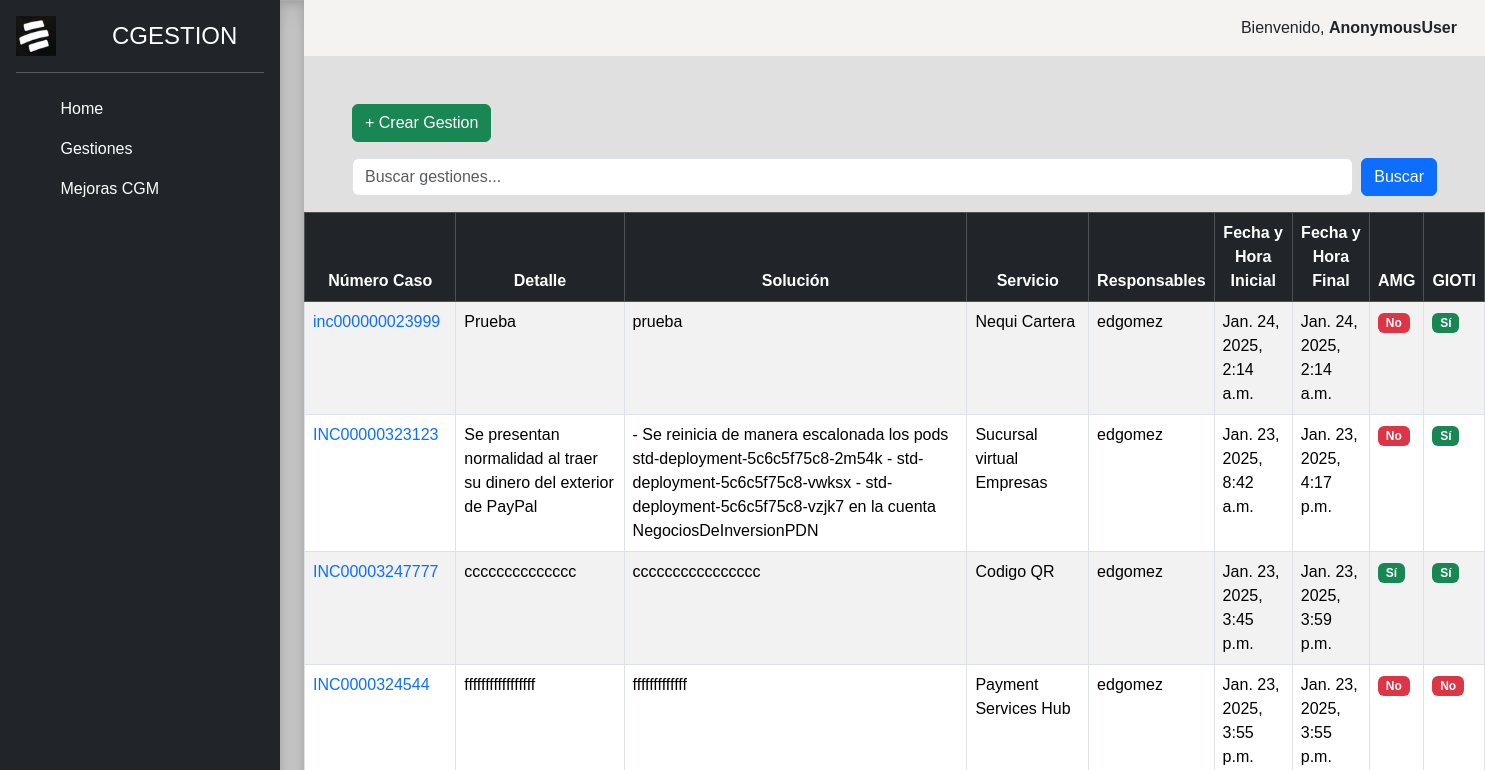
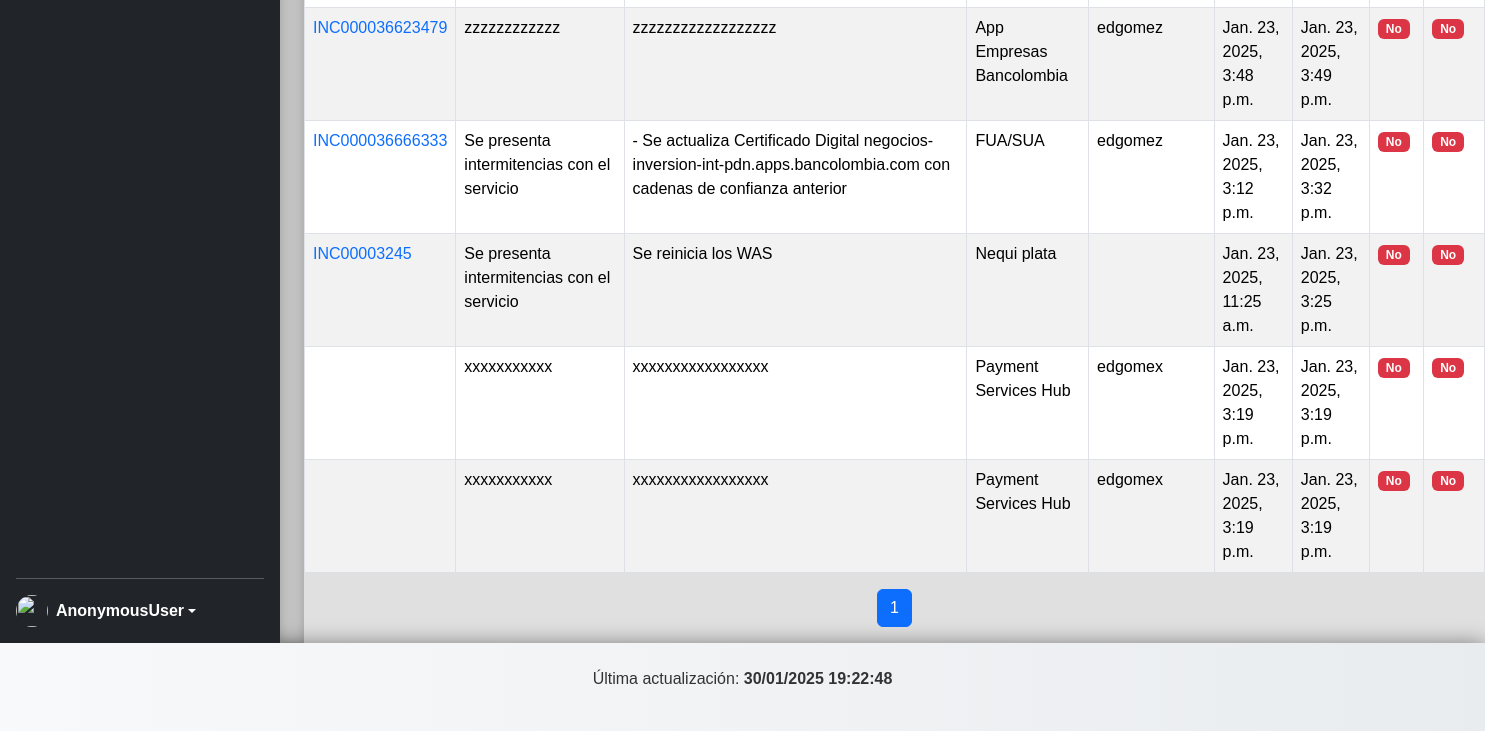
/, run on an earlier commit of the app's database (2 pictures, top to bottom).
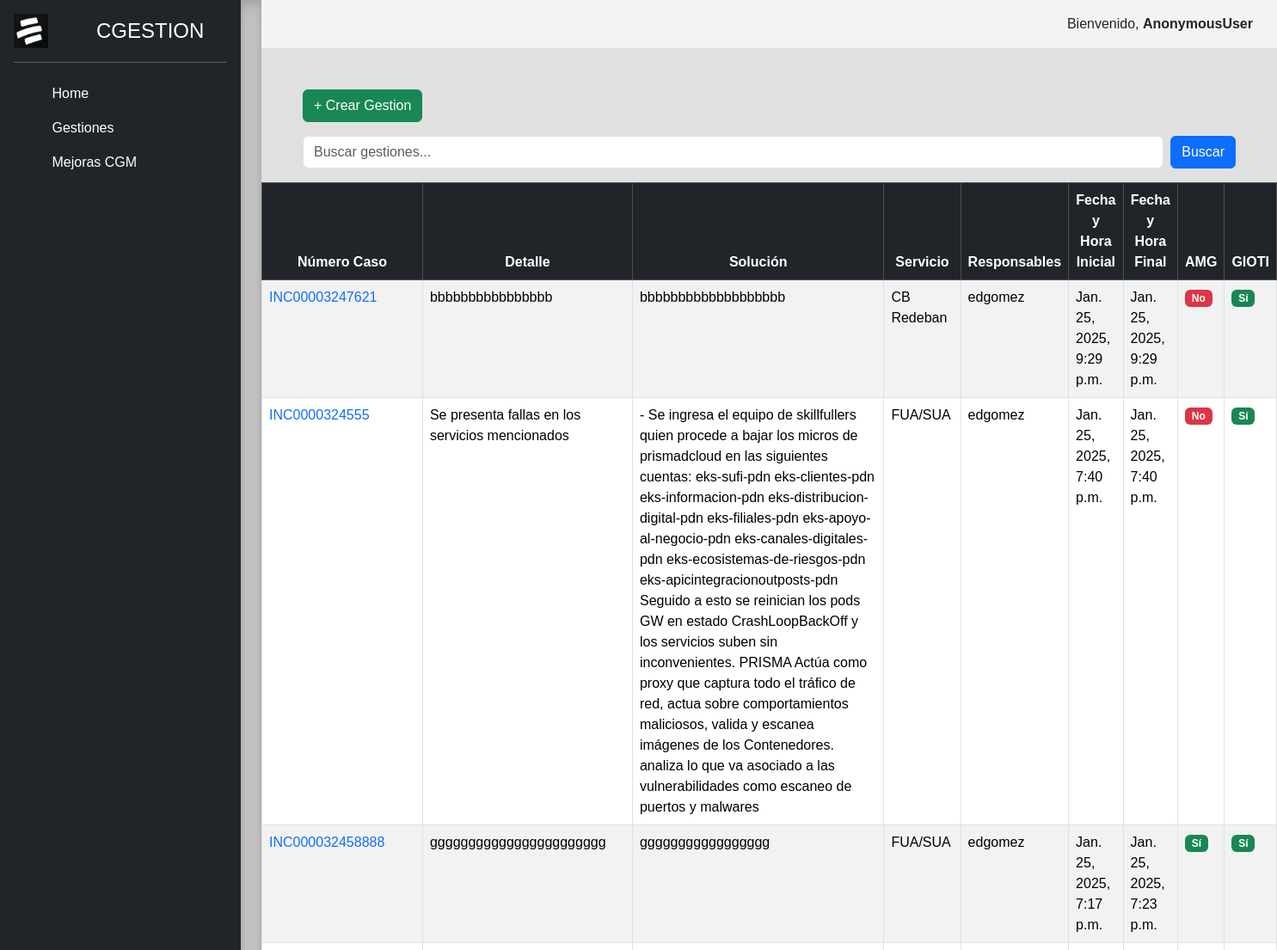
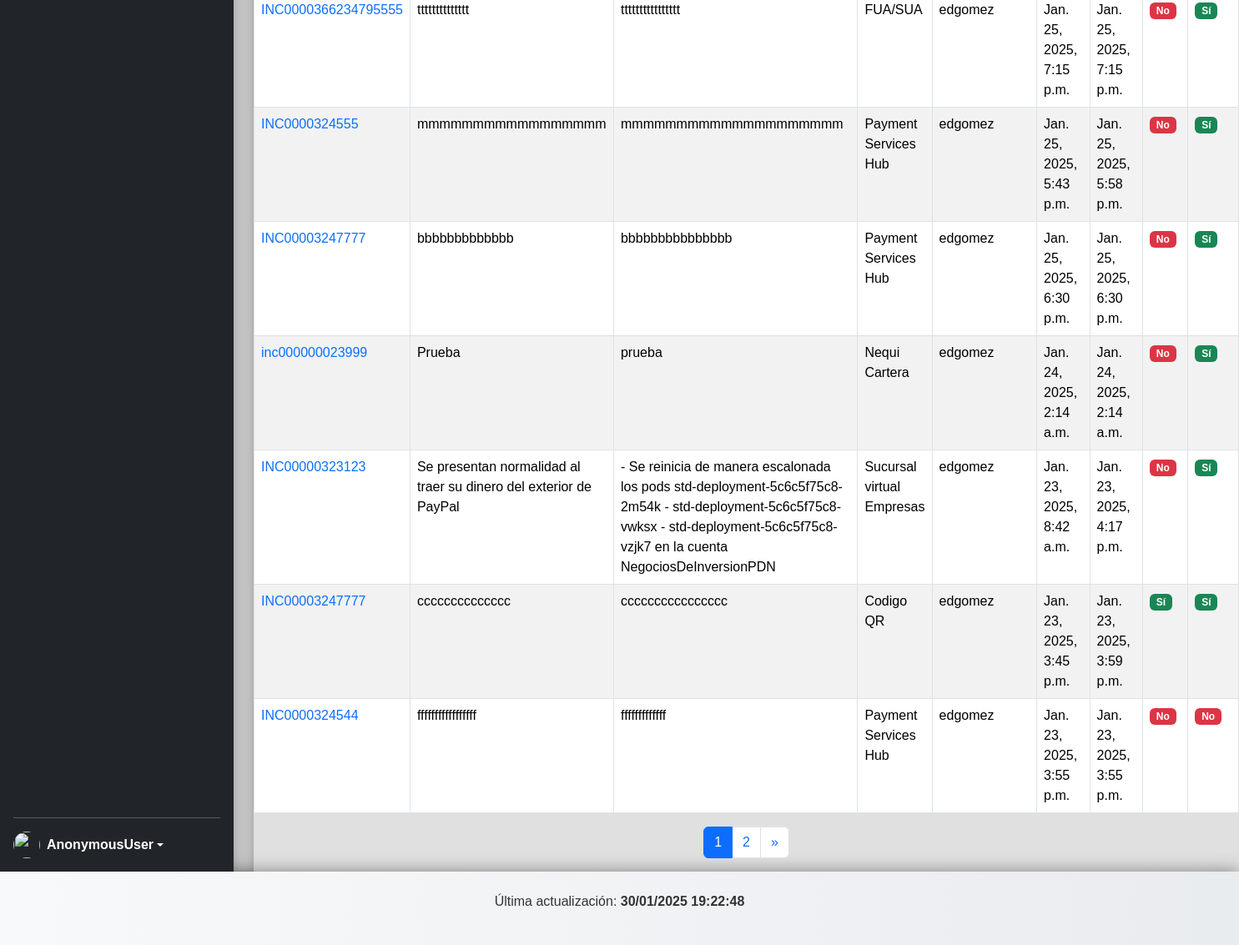
And on a later commit of the database (2 pictures, top to bottom).
### gestiones/models.py (models this page shows, shortened)
class Gestion(models.Model):
    servicio = models.CharField(max_length=250, verbose_name='Servicio')
    tipo_de_gestion = models.CharField(max_length=250, verbose_name='Tipo de gestion')
    numero_caso = models.CharField(max_length=250, verbose_name='Numero de caso')
    detectada_por = models.CharField(max_length=250, verbose_name='Detectado por')
    causado_por_certificado_digital = models.BooleanField(default=False, verbose_name='Causado por certificado digital')
    incidente_generado_por_OC = models.BooleanField(default=False, verbose_name='Incidente generado por OC')
    atribuible_a = models.CharField(max_length=30, verbose_name='Atribuible a')
    tipo_de_falla = models.CharField(max_length=30, verbose_name='Tipo de falla')
    detalle = models.TextField(verbose_name='Detalle')
    tipo_causa = models.CharField(max_length=30, verbose_name='Tipo_causa')
    causa = models.TextField(verbose_name='Causa')
    validaciones = models.TextField(verbose_name='Validaciones')
    solucion = models.TextField(verbose_name='Solucion')
    responsable_gioti = models.CharField(max_length=250, verbose_name='Responsable gioti')
    fecha_hora_inicial = models.DateTimeField("Fecha y Hora Inicial", auto_now=False, auto_now_add=False )
    fecha_hora_final = models.DateTimeField("Fecha y Hora Final", auto_now=False, auto_now_add=False)
    postular_amg = models.BooleanField(default=False, verbose_name='Postular AMG')
    gioti = models.BooleanField(default=False, verbose_name='GIOTI')
    class Meta:
        verbose_name = 'Gestion'
        verbose_name_plural = 'Gestiones'
        ordering=['-id']

### gestiones/views.py (the view)
# urls.py: path('', views.listar_gestiones, name='listar_gestiones'),  # Ruta para la raíz
def listar_gestiones(request):
    query = request.GET.get('q', '')
    gestiones = Gestion.objects.filter(
        Q(numero_caso__icontains=query) |
        Q(detalle__icontains=query) |
        Q(solucion__icontains=query) |
        Q(servicio__icontains=query) |
        Q(tipo_de_gestion__icontains=query) |
        Q(detectada_por__icontains=query) |
        Q(causado_por_certificado_digital__icontains=query) |
        Q(incidente_generado_por_OC__icontains=query) |
        Q(atribuible_a__icontains=query) |
        Q(tipo_de_falla__icontains=query) |
        Q(tipo_causa__icontains=query) |
        Q(causa__icontains=query) |
        Q(validaciones__icontains=query) |
        Q(responsable_gioti__icontains=query)
    ).order_by('-id')
    paginator = Paginator(gestiones, 10)
    page_number = request.GET.get('page')
    page_obj = paginator.get_page(page_number)
    return render(request, "listar_gestiones.html", {"page_obj": page_obj, "query": query})

### gestiones/templates/listar_gestiones.html (shortened to what this page needs)
{% extends "layout.html" %}
{% block content %}
<nav class="navbar navbar-expand-lg px-3" style="background-color: rgb(245, 242, 242);">
  <div class="container-fluid">
      <span class="navbar-text text-dark ms-auto">
          Bienvenido, <strong>{{ user }}</strong>
      </span>
  </div>
</nav>
<a href="/creargestion" class="btn btn-success mt-5 mx-5">+ Crear Gestion</a>
<form method="GET" class="d-flex my-3 mx-5">
  <input
    type="text"
    name="q"
    class="form-control me-2"
    placeholder="Buscar gestiones..."
    value="{{ query|default:'' }}"
  >
  <button type="submit" class="btn btn-primary">Buscar</button>
</form>
<div class="table-responsive">
  <table class="table table-striped table-bordered table-hover">
    <thead class="table-dark">
      <tr>
        <th class="text-center">Número Caso</th>
        <th class="text-center">Detalle</th>
        <th class="text-center">Solución</th>
        <th class="text-center">Servicio</th>
        <th class="text-center">Responsables</th>
        <th class="text-center">Fecha y Hora Inicial</th>
        <th class="text-center">Fecha y Hora Final</th>
        <th class="text-center">AMG</th>
        <th class="text-center">GIOTI</th>
      </tr>
    </thead>
    <tbody>
      {% for gestion in page_obj %}
      <tr>
        <td>
          <a href="{% url 'editar_gestion' gestion.id %}" class="text-decoration-none">
            {{ gestion.numero_caso }}
          </a>
        <td>{{ gestion.detalle }}</td>
        <td>{{ gestion.solucion }}</td>
        <td>{{ gestion.servicio }}</td>
        <td>{{ gestion.responsable_gioti }}</td>
        <td>{{ gestion.fecha_hora_inicial }}</td>
        <td>{{ gestion.fecha_hora_final }}</td>
        <td>
          {% if gestion.postular_amg %}
            <span class="badge bg-success">Sí</span>
          {% else %}
            <span class="badge bg-danger">No</span>
          {% endif %}
        </td>
        <td>
          {% if gestion.gioti %}
            <span class="badge bg-success">Sí</span>
          {% else %}
            <span class="badge bg-danger">No</span>
          {% endif %}
        </td>
      </tr>
      {% endfor %}
    </tbody>
  </table>
</div>
<nav aria-label="Page navigation">
  <ul class="pagination justify-content-center">
    {% for num in page_obj.paginator.page_range %}
    <li class="page-item {% if num == page_obj.number %}active{% endif %}">
      <a class="page-link" href="?q={{ query }}&page={{ num }}">{{ num }}</a>
    </li>
    {% endfor %}
    {% if page_obj.has_next %}
    <li class="page-item">
      <a class="page-link" href="?q={{ query }}&page={{ page_obj.next_page_number }}" aria-label="Siguiente">
        &raquo;
      </a>
    </li>
    {% endif %}
  </ul>
</nav>
{% endblock %}

What changed in the data, as far as the page shows it:
no longer on this page (row unchanged): Gestion: numero_caso "INC000036623479", detalle "zzzzzzzzzzzz", solucion "zzzzzzzzzzzzzzzzzz", servicio "App Empresas Bancolombia", responsable_gioti "edgomez", fecha_hora_inicial "Jan. 23, 2025, 3:48 p.m.", fecha_hora_final "Jan. 23, 2025, 3:49 p.m.", postular_amg "No", gioti "No"
no longer on this page (row unchanged): Gestion: numero_caso "INC000036666333", detalle "Se presenta intermitencias con el servicio", solucion "- Se actualiza Certificado Digital negocios-inversion-int-pdn.apps.bancolombia.com con cadenas de confianza anterior", servicio "FUA/SUA", responsable_gioti "edgomez", fecha_hora_inicial "Jan. 23, 2025, 3:12 p.m.", fecha_hora_final "Jan. 23, 2025, 3:32 p.m.", postular_amg "No", gioti "No"
no longer on this page (row unchanged): Gestion: numero_caso "INC00003245", detalle "Se presenta intermitencias con el servicio", solucion "Se reinicia los WAS", servicio "Nequi plata", fecha_hora_inicial "Jan. 23, 2025, 11:25 a.m.", fecha_hora_final "Jan. 23, 2025, 3:25 p.m.", postular_amg "No", gioti "No"
no longer on this page (row unchanged): Gestion: detalle "xxxxxxxxxxx", solucion "xxxxxxxxxxxxxxxxx", servicio "Payment Services Hub", responsable_gioti "edgomex", fecha_hora_inicial "Jan. 23, 2025, 3:19 p.m.", fecha_hora_final "Jan. 23, 2025, 3:19 p.m.", postular_amg "No", gioti "No"
no longer on this page (row unchanged): Gestion: detalle "xxxxxxxxxxx", solucion "xxxxxxxxxxxxxxxxx", servicio "Payment Services Hub", responsable_gioti "edgomex", fecha_hora_inicial "Jan. 23, 2025, 3:19 p.m.", fecha_hora_final "Jan. 23, 2025, 3:19 p.m.", postular_amg "No", gioti "No"
added Gestion: numero_caso "INC00003247621", detalle "bbbbbbbbbbbbbbbb", solucion "bbbbbbbbbbbbbbbbbbb", servicio "CB Redeban", responsable_gioti "edgomez", fecha_hora_inicial "Jan. 25, 2025, 9:29 p.m.", fecha_hora_final "Jan. 25, 2025, 9:29 p.m.", postular_amg "No", gioti "Sí"
added Gestion: numero_caso "INC0000324555", detalle "Se presenta fallas en los servicios mencionados", solucion "- Se ingresa el equipo de skillfullers quien procede a bajar los micros de prismadcloud en las siguientes cuentas: eks-sufi-pdn eks-clientes-pdn eks-informacion-pdn eks-distribucion-digital-pdn eks-filiales-pdn eks-apoyo-al-negocio-pdn eks-canales-digitales-pdn eks-ecosistemas-de-riesgos-pdn eks-apicintegracionoutposts-pdn Seguido a esto se reinician los pods GW en estado CrashLoopBackOff y los servicios suben sin inconvenientes. PRISMA Actúa como proxy que captura todo el tráfico de red, actua sobre comportamientos maliciosos, valida y escanea imágenes de los Contenedores. analiza lo que va asociado a las vulnerabilidades como escaneo de puertos y malwares", servicio "FUA/SUA", responsable_gioti "edgomez", fecha_hora_inicial "Jan. 25, 2025, 7:40 p.m.", fecha_hora_final "Jan. 25, 2025, 7:40 p.m.", postular_amg "No", gioti "Sí"
added Gestion: numero_caso "INC000032458888", detalle "ggggggggggggggggggggggg", solucion "ggggggggggggggggg", servicio "FUA/SUA", responsable_gioti "edgomez", fecha_hora_inicial "Jan. 25, 2025, 7:17 p.m.", fecha_hora_final "Jan. 25, 2025, 7:23 p.m.", postular_amg "Sí", gioti "Sí"
added Gestion: numero_caso "INC0000366234795555", detalle "tttttttttttttt", solucion "tttttttttttttttt", servicio "FUA/SUA", responsable_gioti "edgomez", fecha_hora_inicial "Jan. 25, 2025, 7:15 p.m.", fecha_hora_final "Jan. 25, 2025, 7:15 p.m.", postular_amg "No", gioti "Sí"
added Gestion: numero_caso "INC0000324555", detalle "mmmmmmmmmmmmmmmmm", solucion "mmmmmmmmmmmmmmmmmmmm", servicio "Payment Services Hub", responsable_gioti "edgomez", fecha_hora_inicial "Jan. 25, 2025, 5:43 p.m.", fecha_hora_final "Jan. 25, 2025, 5:58 p.m.", postular_amg "No", gioti "Sí"
added Gestion: numero_caso "INC00003247777", detalle "bbbbbbbbbbbbb", solucion "bbbbbbbbbbbbbbb", servicio "Payment Services Hub", responsable_gioti "edgomez", fecha_hora_inicial "Jan. 25, 2025, 6:30 p.m.", fecha_hora_final "Jan. 25, 2025, 6:30 p.m.", postular_amg "No", gioti "Sí"
Also different on the page:
new list line: "2"
